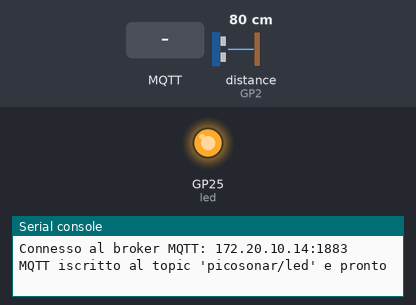
Recording of a program running on a simulated Raspberry Pi Pico running MicroPython. Parts: output pins drawn as LEDs (lit = HIGH), the last lines printed to the serial console. Dashed ring = blinking. The test bench sets the inputs (shaded band); at power-on: distance to the obstacle (sensor on GP2) 80 cm. The echo pulse lasts 58.3 µs per cm; WiFi joins after 1.5 s; no MQTT or app messages arrive unless stated; pins used as bus, display or sensor lines are not drawn.

Above: at 2.2 s.
At 4.8 s:
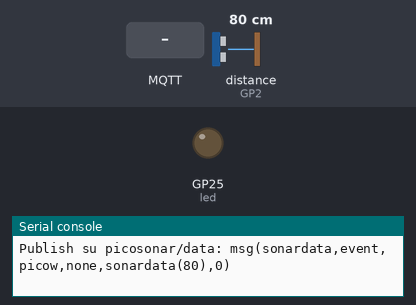
4.9 s: MQTT message "msg(startBlink," arrives on the first subscribed topic
At 5.3 s:
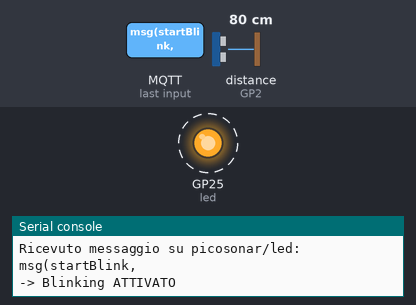
8.4 s: MQTT message "msg(stopBlink," arrives on the first subscribed topic
Timing chart, 0 to 11.4 s (numbered marks = the images above; inputs shaded):
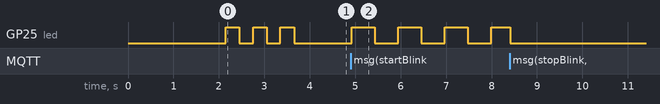

The program:

mqttSonar_Led.py
```python
from machine import Pin, time_pulse_us
import network
import time
from secretsEnv import secrets
from umqtt_simple import MQTTClient

# ===== WIFI =====
SSID     = secrets["ssid"]
PASSWORD = secrets["pw"]

led = Pin("LED", Pin.OUT)

def ledOnOff(N, DT):
    for _ in range(N):
        led.toggle()
        time.sleep(DT)
    led.off()

def connect_wifi():
    wlan = network.WLAN(network.STA_IF)
    wlan.active(True)
    wlan.connect(SSID, PASSWORD)

    print("Connessione WiFi in corso...")
    while not wlan.isconnected():
        time.sleep(1)
        print(".", end="")

    print("\nConnesso:", wlan.ifconfig())

def reconnect_mqtt():
    global client
    while True:
        try:
            print("Connessione persa. Tentativo di ripristino in corso...")

            # 1. Verifica che il Wi-Fi sia ancora vivo, altrimenti lo riconnette
            wlan = network.WLAN(network.STA_IF)
            if not wlan.isconnected():
                connect_wifi()

            # 2. Ritenta la connessione MQTT
            client = connect_mqtt()
            client.subscribe(TOPIC_SUB)

            print(f"Riconnesso con successo a MQTT e al topic {TOPIC_SUB.decode()}!")
            return  # Esce dal loop infinito e torna al programma principale

        except OSError as e:
            print(f"Riconnessione fallita: {e}. Riprovo tra 5 secondi...")
            time.sleep(5)

# ===== MQTT =====
MQTT_BROKER = secrets["broker_ip"]
MQTT_PORT   = secrets["port"]
CLIENT_ID   = secrets["cliend_ID"]

TOPIC_SUB = b"picosonar/led"  # Topic dove il Pico ascolta i comandi dal QAk
TOPIC_PUB = b"picosonar/data" # Topic dove il Pico pubblica i dati del sonar

# === INIZIALIZZAZIONE VARIABILI PER IL LAMPEGGIAMENTO ===
blinking = False
BLINK_PERIOD_MS = 500  # Tempo in millisecondi tra un toggle e l'altro
last_toggle = time.ticks_ms()
last_sonar = time.ticks_ms()
SONAR_PERIOD_MS = 1000

def on_message(topic, msg):
    global blinking
    s = msg.decode()
    print(f"Ricevuto messaggio su {topic.decode()}: {s}")

    # === AGGIORNATO CON I NUOVI NOMI DEI DISPATCH QAK ===
    if "msg(startBlink," in s:
        blinking = True
        print("-> Blinking ATTIVATO")
    elif "msg(stopBlink," in s:
        blinking = False
        led.off()
        print("-> Blinking DISATTIVATO")

def connect_mqtt():
    client = MQTTClient(
        client_id = CLIENT_ID,
        server    = MQTT_BROKER,
        port      = MQTT_PORT,
        keepalive = 60
    )
    client.set_callback(on_message)
    client.connect()
    print(f"Connesso al broker MQTT: {MQTT_BROKER}:{MQTT_PORT}")
    return client

# ===== SONAR =====
TRIG = Pin(3, Pin.OUT)
ECHO = Pin(2, Pin.IN)

def misura_distanza():
    TRIG.low()
    time.sleep_us(2)
    TRIG.high()
    time.sleep_us(10)
    TRIG.low()

    durata = time_pulse_us(ECHO, 1, 30000)
    if durata < 0:
        return None
    distanza = (durata / 2) / 29.1
    return distanza

# ===== MAIN =====
try:
    connect_wifi()
    client = connect_mqtt()

    client.subscribe(TOPIC_SUB)
    print(f"MQTT iscritto al topic '{TOPIC_SUB.decode()}' e pronto")
    ledOnOff(5, 0.3)

    while True:
        now = time.ticks_ms()

        try:
            # 1. attività "sonar"
            if time.ticks_diff(now, last_sonar) >= SONAR_PERIOD_MS:
                last_sonar = now
                d = misura_distanza()
                if d is not None:
                    value = "sonardata(%d)" % round(d)
                    msg_payload = "msg(sonardata,event,picow,none,%s,0)" % value

                    print(f"Publish su {TOPIC_PUB.decode()}: {msg_payload}")
                    client.publish(TOPIC_PUB, msg_payload.encode())

            # 2. attività "led"
            if blinking and time.ticks_diff(now, last_toggle) >= BLINK_PERIOD_MS:
                last_toggle = now
                led.toggle()

            # 3. controlla messaggi
            client.check_msg()

        except OSError as e:
            # Se la rete cade, l'errore viene catturato QUI, senza rompere il "while True"
            print(f"Errore di rete rilevato nel loop: {e}")
            reconnect_mqtt()

            # Resetta i timer per evitare che, appena riconnesso,
            # pubblichi dati istantaneamente con tempi sballati
            last_sonar = time.ticks_ms()
            last_toggle = time.ticks_ms()

        time.sleep_ms(20)

# Questi except esterni ora catturano solo gli stop manuali o errori gravissimi non di rete
except KeyboardInterrupt:
    print("\nProgramma interrotto manualmente")
except Exception as e:
    print(f"\nÈ successo qualcosa di imprevisto: {type(e).__name__} - {e}")
finally:
    led.off()
    print("Terminato e LED spento.")
```

secretsEnv.py
```python
secrets = {
    'ssid': 'iPhone di Luca',
    'pw': 'sasso1000',
    'broker_ip': '172.20.10.14', # Cambiare con il proprio IP
    'port':1883,
    'cliend_ID': 'picosonar'
}
```

Measured:
- after the input at 4.9 s, GP25 (led): alternates HIGH for 0.51 s and LOW for 0.51 s, starting at once
